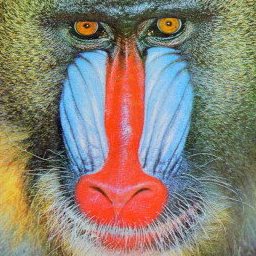
#> input picture examples/mandrill.png, 256 x 256 px
$ python __main__.py ../../examples/mandrill.png 5 5
#> lines starting #> are read from the running program, lines starting #| are printed output that depends on the picture
#> in main, img is the input picture: PIL image 256x256 RGB; mean R, G, B 138.8, 128.4, 114.9
### src/imagesplitter/splitter.py
'''Module responsible for splitting images.'''
from math import ceil
from typing import List
from PIL import Image

def split_image(image: Image.Image, columns: int, rows: int, *, alpha: bool = False)\
     -> List[Image.Image]:
    '''
    Split an image into (cols * rows) images, with "cols" columns and "rows" rows.

    :param image: Input image
    :type image: Image
    :param columns: Number of columns to split into.
    :type columns: int
    :param rows: Number of rows to split into.
    :type rows: int
    :param alpha: Keyword Argument. Allow alpha in splits if true. Default false.

    :returns: List of images.
    :rtype: List[Image]

    :raises TypeError: If types do not match.
    :raises ValueError: If rows are less than 0 or greater than width of image, \
        or if columns are less than 0 or greater than height of image.
    '''
#> called with columns = 5, rows = 5, alpha = False

    if isinstance(image, Image.Image):
        pass
    else:
        raise TypeError(f"image should be type PIL.Image.Image, \
            not type {image.__class__.__name__}.")

    try:
        columns = int(columns)
    except:
        raise TypeError(f"cols should be type int, \
            not type {columns.__class__.__name__}.")

    try:
        rows = int(rows)
    except:
        raise TypeError(f"rows should be type int, \
            not type {rows.__class__.__name__}.")

    image_width, image_height = image.size
#> image_width = 256; image_height = 256

    if columns > image_width or columns < 1:
        raise ValueError(f"Invalid column value {columns}.\
             Value must be 1 <= n < {image_width} (Image Width).")
    if rows > image_height or rows < 1:
        raise ValueError(f"Invalid row value {rows}.\
             Value must be 1 <= n < {image_height} (Image Height).")
    images = []

    dx = ceil(image_width / columns)
#> dx = 52
    dy = ceil(image_height / rows)
#> dy = 52
    for y in range(0, image_height, dy):
        for x in range(0, image_width, dx):
            if alpha:
                base = Image.new('RGBA', (dx, dy), (0, 0, 0, 0))
            else:
                base = Image.new('RGB', (dx, dy), "WHITE")
            # If the border isn't perfect, paste it onto
            # a blank image so we retain the same size
            crop = image.crop(\
                (x, y, min(x+dx-1, image_width), min(y+dy-1, image_height)\
                    ))
            base.paste(crop, (0, 0))

            images.append(base)
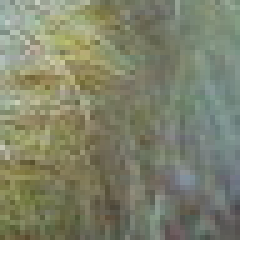
#> base: PIL image 52x52 RGB (shown 5 times larger); mean R, G, B 145.4, 148.5, 128.7
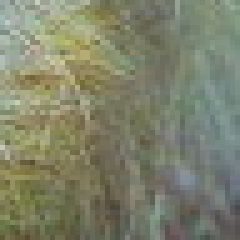
#> crop: PIL image 48x48 RGB (shown 5 times larger); mean R, G, B 126.4, 130, 106.8
#> after the loop, images = 25 items

    return images

### src/imagesplitter/printerpaper.py
'''Module for the printer paper class.'''

from math import floor
from typing import Tuple
import logging
try:
    import PIL.Image as Image
except ImportError:
    logging.info("PIL not installed. PrinterPaper class will not have fill_image method.")
    PIL_SUPPORTED = False
else:
    PIL_SUPPORTED = True

class PrinterPaper:
    '''
    A class that represents a piece of paper that would have an image printed on it.

    :ivar width: Width of paper in inches.
    :vartype width: float
    :ivar height: Height of paper in inches.
    :vartype height: float
    :ivar dpi: DPI of printer.
    :vartype dpi: tuple(int, int)
    '''

    def __init__(self, width: float, height: float, dpi: Tuple[int, int]):

        self.width: float = width
        self.height: float = height
        self.dpi: Tuple[int, int] = dpi

    @property
    def pixel_width(self) -> float:
        '''Width of paper in pixels.'''

        return self.width * self.dpi[0]

    @property
    def pixel_height(self) -> float:
        '''Height of paper in pixels.'''

        return self.height * self.dpi[1]

    @property
    def width(self) -> float:
        '''Width of paper in inches.'''

        return self.__width

    @width.setter
    def width(self, value: float):
        '''Set width of paper in inches.

        :param value: New width
        :type value: float
        '''

        try:
            value = float(value)
        except:
            raise TypeError(f"width should be type float, not type {value.__class__.__name__}.")
        else:
            if value > 0:
                self.__width = value
            else:
                raise ValueError(f"width should be greater than zero, not {value}.")

    @property
    def height(self) -> float:
        '''Height of paper in inches.'''

        return self.__height

    @height.setter
    def height(self, value: float):
        '''Set height of paper in inches.

        :param value: New height.
        :type value: float
        '''

        try:
            value = float(value)
        except:
            raise TypeError(f"height should be type float, not type {value.__class__.__name__}.")
        else:
            if value > 0:
                self.__height = value
            else:
                raise ValueError(f"height should be greater than zero, not {value}.")

    @property
    def dpi(self) -> Tuple[int, int]:
        '''DPI of printer in form (width,height).'''

        return self.__dpi

    @dpi.setter
    def dpi(self, value: Tuple[int, int]):
        '''Set DPI of printer.

        :param value: New DPI
        :type value: tuple(int, int)
        '''

        if isinstance(value, tuple):
            if len(value) == 2:
                try:
                    x = int(value[0])
                    y = int(value[1])
                except:
                    raise TypeError(f"dpi should be a tuple of types (int, int),\
                         not tuple of types ({value[0].__class__.__name__},\
                             {value[1].__class__.__name__}).")
                else:
                    self.__dpi = (x, y)
            else:
                raise ValueError(f"Length of dpi should be 2, not {len(value)}.")
        else:
            raise TypeError(f"dpi should be type tuple, not type {value.__class__.__name__}.")

    # If the user has PIL installed, we should include a helper method for fitting an image onto
    # a PrinterPaper.


    if PIL_SUPPORTED:
        def fill_image(self, image: Image.Image) -> Image.Image:
            '''
            Scale an image to fill the PrinterPaper while keeping the image's aspect ratio.

            :param image: Image to fill
            :type image: Image
            :returns: Filled image
            :rtype: Image
            '''

            w, h = image.size
            if (w*self.pixel_width) >= (h*self.pixel_height):
                ratio = (self.pixel_width)/w
            else:
                ratio = (self.pixel_height)/h

            new_width = floor(w*ratio)
            new_height = floor(h*ratio)

            return image.resize((new_width, new_height))

### src/imagesplitter/__main__.py
#!/usr/bin/env python3
'''Main module.'''

import argparse
import PIL.Image as Image
import imagesplitter.splitter as imagesplitter
import imagesplitter.printerpaper as printerpaper


def main(args: argparse.Namespace):
    '''Main function.

    :param args: Command line arguments.
    :type args: argparse.Namespace'''
    img = Image.open(args.input)

    dpi = (args.dpi, args.dpi)

    paper = printerpaper.PrinterPaper(args.paperwidth, args.paperheight, dpi)
    splits = imagesplitter.split_image(img, args.columns, args.rows)
#> splits = 25 items

    pdf = [paper.fill_image(v) for v in splits]
#> pdf = 25 items

    pdf[0].save(args.output, save_all=True, append_images=pdf[1:], dpi=dpi)

def cli():
    '''Command Line Entrypoint.'''
    parser = argparse.ArgumentParser(prog="imagesplitter", \
     description="Split image into columns*row images and serve as a printable PDF.")
    parser.add_argument('input', type=argparse.FileType('rb'),\
         help="Path to image to process.")
    parser.add_argument('columns', type=int,\
         help="Number of columns.")
    parser.add_argument('rows', type=int,\
         help="Number of rows.")
    parser.add_argument('-d', '--dpi', type=float,\
         help="DPI of your printer.", default=300)
    parser.add_argument('-w', '--paperwidth', type=float,\
         help="Specify Paper Width in inches.", default=8.5)
    parser.add_argument('-y', '--paperheight', type=float,\
         help="Specify Paper Height in inches.", default=11)
    parser.add_argument('-o', '--output', type=argparse.FileType('wb'),\
         help="Output file", default=open("out.pdf", "wb"))
    args = parser.parse_args()

    try:
        main(args)
    finally:
        args.input.close()
        args.output.close()

if __name__ == "__main__":
    cli()
